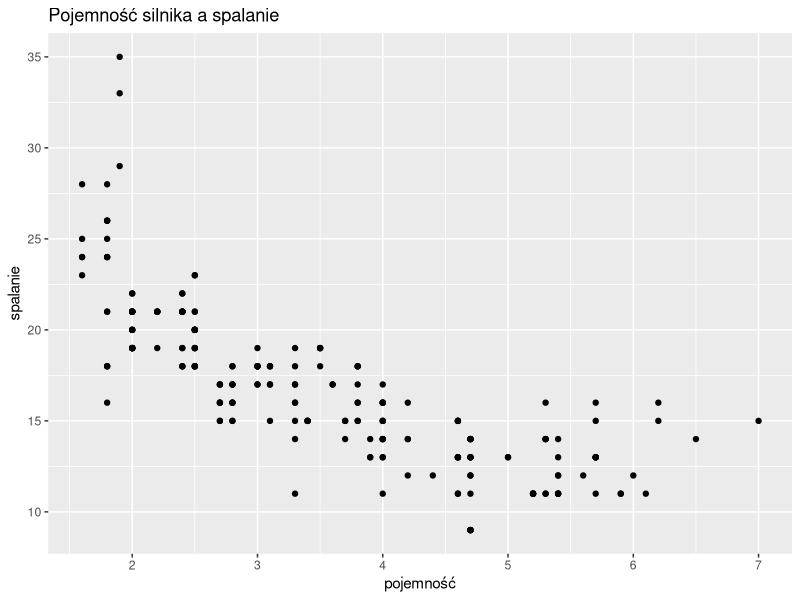
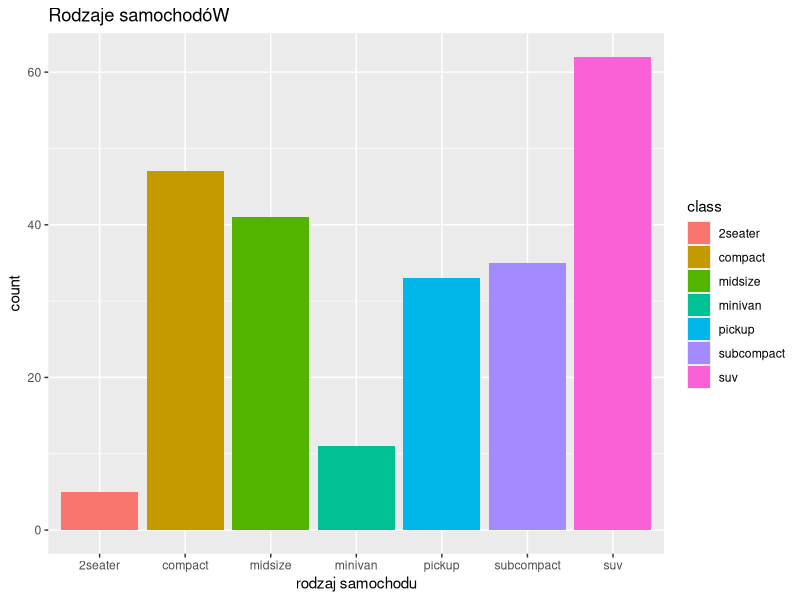
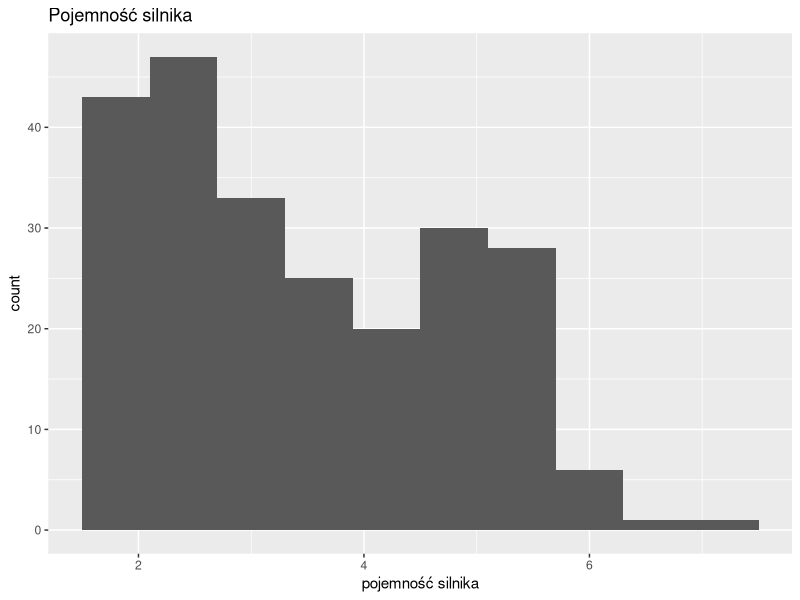
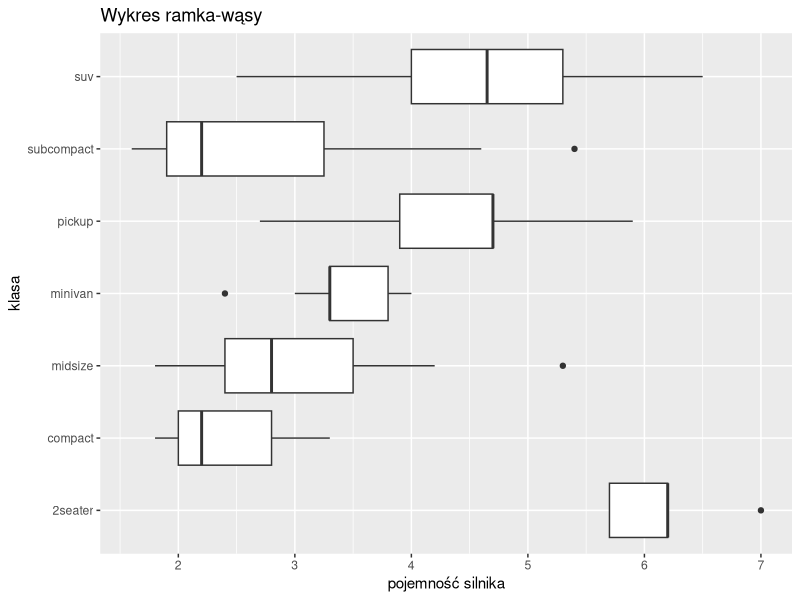

These charts were generated, in order, by the following R code:
# zad 4-2

library(tidyverse)
ggplot(data = mpg) +
  geom_point(mapping = aes (x=displ, y=cty)) +
  labs(title = "Pojemność silnika a spalanie", x = "pojemność", y= "spalanie")

# zad 4-3

ggplot (data=mpg) +
  geom_bar(mapping =aes(x = class, fill = class)) +
  labs(title = "Rodzaje samochodóW", x = "rodzaj samochodu")


# zad 4 - 4
ggplot (data=mpg) +
  geom_histogram(mapping = aes(displ), bins= 10) +
  labs(title = "Pojemność silnika", x = "pojemność silnika")

# zad 4 - 5

ggplot(data = mpg, aes(x = class, y = displ)) +
  geom_boxplot() +
  coord_flip() +
  labs(title = "Wykres ramka-wąsy", x = "klasa", y= "pojemność silnika")


